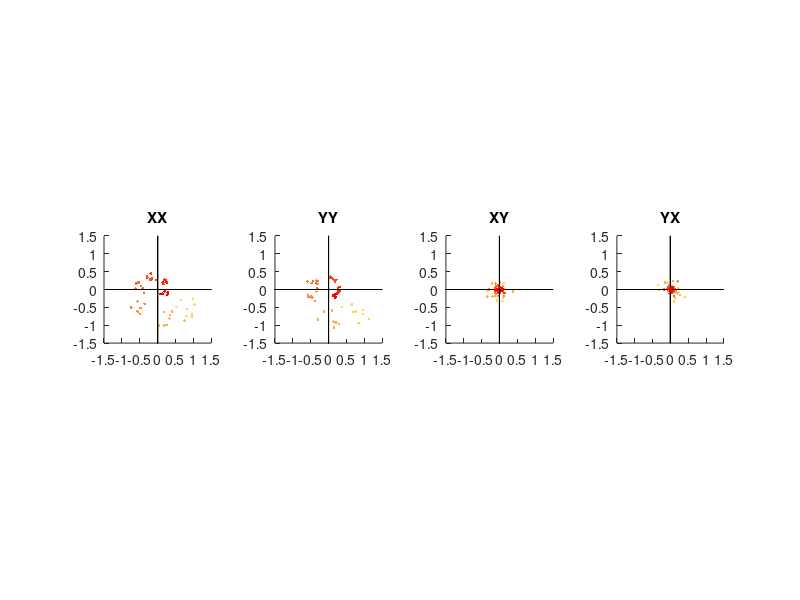

This chart was generated by the following MATLAB code:
% generates data for MLE and saves into sim_data

clear all
rng(2);

delt = 0.005; % time step length in secs
start = 0; % starting position of the hand
nReps = 2; % number of base periods to track
nstep = ceil(50/delt); % number of time steps
Nreps = 8;
sigma = 200*sqrt(delt);

% good values
% G = 0.5, I = 0.05, tau = 0.066, Q2(1,1) = 1.3 
% R = [0.0015 0; 0 0.0015]

% Single joint reaching movements:
G = 0.14;        % Viscous Constant: Ns/m; originally 0.14
I = 0.1;         % Inertia Kgm2; originally 0.1
tau = 0.066;    % Muscle time constant, s; originally 0.066

% sum-of-sines target movement
freqs = 0.05*primes(45);
freqX = freqs(1:2:end)'; % frequencies used in the simulation
freqY = freqs(2:2:end)';
amp = 0.015*ones(1,length(freqX));
phase = 2*pi*rand(length(freqX),2)-pi; % phases of sum of sines
target(1,:,:) = amp*sin(freqX*2*pi*(0:delt:nstep*delt-delt) + repmat(phase(:,1),1,nstep));
phase = 2*pi*rand(length(freqX),2)-pi;
target(2,:,:) = amp*sin(freqY*2*pi*(0:delt:nstep*delt-delt) + repmat(phase(:,2),1,nstep));
target = squeeze(sum(target,2));

% create state space model in discrete time
A = [0 1 0
    0 -G/I 1/I
    0 0 -1/tau];
B = [0 0 1/tau]';

z = size(A,1)+1;
Ad = expm(A*delt);
order = size(Ad,1);
Ad = [Ad zeros(order)
      zeros(order) Ad];

Bd = delt*B;
Bd = [Bd zeros(order,1)
      zeros(order,1) Bd];

%accuracy and effort costs
R = [0.0001 0
     0 0.0001]; % effort cost- default is 0.0001
Q = diag([1 0.1 0 1 0.1 0]);

%state vector
x = zeros(2*order,Nreps,nstep);
hand = zeros(2,Nreps,nstep);
x([1 4],:,1) = hand(:,:,1) - repmat(target(:,1),[1 Nreps]); % x position
u = zeros(size(Bd,2),Nreps,nstep); % movement commands

%calculate feedback gain
n = 5000;
P = zeros(2*order,2*order,n);
P(:,:,1) = rand(2*order);
for i = 2:n
    P(:,:,i) = Ad'*P(:,:,i-1)*Ad - (Ad'*P(:,:,i-1)*Bd)*inv(R + Bd'*P(:,:,i-1)*Bd)*(Bd'*P(:,:,i-1)*Ad) + Q;
end
L = inv(R + Bd'*P(:,:,i)*Bd)*(Bd'*P(:,:,i)*Ad);

% params = [80.6343 26.6417 5.5583];
% params = [90 26.6417 5.5583];
% L = [params zeros(1,3)
%     zeros(1,3) params];

%simulate trajectory
for i = 2:nstep
    u(:,:,i) = -L*x(:,:,i-1);
    x(:,:,i) = Ad*x(:,:,i-1) + Bd*(u(:,:,i)+sigma*randn(1,Nreps));
    
    % set absolute hand position
    hand(:,:,i) = hand(:,:,i-1) + (x([1 4],:,i) - x([1 4],:,i-1));
    x([1 4],:,i) = hand(:,:,i) - repmat(target(:,i),[1 Nreps]);
end

% figure(1)
% plot(x(1,:))
% hold on
% plot(x(5,2:end))
% legend({'Hand','Target'})
% pbaspect([1 1 1])

% compute fourier transforms
% e = round(50/delt); % figure out the number of time steps to throw away
e = 2/delt;
delay = 0.4/delt; % modeling sensorimotor delay
start = e+delay+1;
stop = (40/delt);

traj = hand(:,:,(e+1):(e+1)+stop);
traj(:,Nreps+1,:) = target(:,start:start+stop);
traj_avg = mean(traj,3);
traj_fft = fft(traj - repmat(traj_avg,[1 1 length(traj)]),[],3);

idx = find(abs(traj_fft(1,Nreps+1,:))>1);
idx = idx(idx<2000);
idy = find(abs(traj_fft(2,Nreps+1,:))>1);
idy = idy(idy<2000);

ratio = traj_fft(1,1:Nreps,idx)./repmat(traj_fft(1,Nreps+1,idx),[1 Nreps]);
ratio(2,:,:) = traj_fft(2,1:Nreps,idy)./repmat(traj_fft(2,Nreps+1,idy),[1 Nreps]);
ratio(3,:,:) = traj_fft(2,1:Nreps,idx)./repmat(traj_fft(1,Nreps+1,idx),[1 Nreps]);
ratio(4,:,:) = traj_fft(1,1:Nreps,idy)./repmat(traj_fft(2,Nreps+1,idy),[1 Nreps]);

% ratio2 = fft_rep(idx)./fft_in(idx); % phase lag the target trajectory relative to true target trajectory
% gain = abs(ratio); % magnitude
% phase = unwrap(angle(ratio)); % phase

dat.Linit = L;
% dat.ratio = ratio([2 5 11 17 23 31 41]);
dat.x = squeeze(ratio(1,:,:));
dat.y = squeeze(ratio(2,:,:));
dat.xy = squeeze(ratio(3,:,:));
dat.yx = squeeze(ratio(4,:,:));
save sim_data dat

%% plot phasors
% generate colormap for plotting
Nfreq = 7;
col1 = [1 0.83 0.33];
col2 = [1 0 0];
colors = [linspace(col1(1),col2(1),Nfreq)', linspace(col1(2),col2(2),Nfreq)', linspace(col1(3),col2(3),Nfreq)'];

ratio2 = permute(ratio,[3 2 1]);

figure
for i = 1:Nfreq
    subplot(1,4,1); hold on
    plot([-1.5 1.5],[0 0],'k')
    plot([0 0],[-1.5 1.5],'k')
    plot(ratio2(i,:,1),'.','Color',colors(i,:))
    axis square
    title('XX')
    
    subplot(1,4,2); hold on
    plot([-1.5 1.5],[0 0],'k')
    plot([0 0],[-1.5 1.5],'k')
    plot(ratio2(i,:,2),'.','Color',colors(i,:))
    axis square
    title('YY')
    
    subplot(1,4,3); hold on
    plot([-1.5 1.5],[0 0],'k')
    plot([0 0],[-1.5 1.5],'k')
    plot(ratio2(i,:,3),'.','Color',colors(i,:))
    axis square
    title('XY')
    
    subplot(1,4,4); hold on
    plot([-1.5 1.5],[0 0],'k')
    plot([0 0],[-1.5 1.5],'k')
    plot(ratio2(i,:,4),'.','Color',colors(i,:))
    axis square
    title('YX')
end
